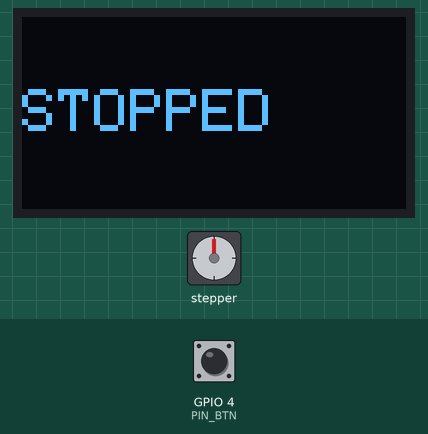
Simulated run of this program. Board: ESP32-C6. Shown: stepper motor, 128×64 one-colour display. Wiring (inferred from the names in the program): stepper motor driver (200 steps per turn assumed): step GPIO 20; direction GPIO 19. The test bench sets the inputs (shaded band); at power-on: GPIO 4 (PIN_BTN) HIGH. What the program prints to the serial monitor is not drawn.

Above: at 1.7 s.
1.8 s: GPIO 4 (PIN_BTN) pulled LOW for 0.15 s
At 1.97 s:
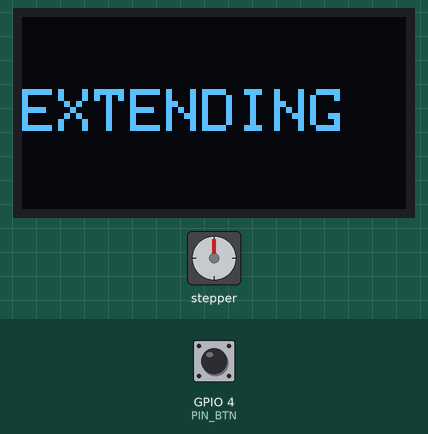
At 12.6 s:
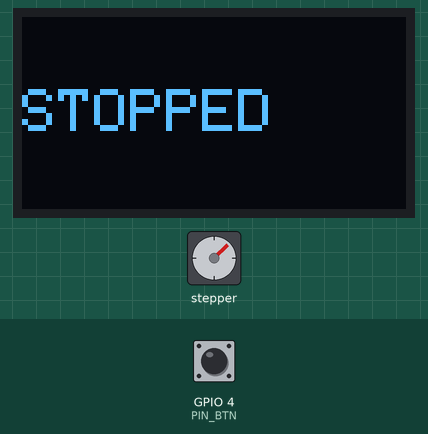
Timing chart, 0 to 14.1 s (numbered marks = the images above; inputs shaded):
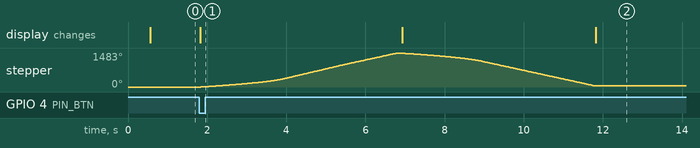

The program:

main.cpp
```cpp
/**
 * button_test — EPD 3D G6
 *
 * MODE button (GPIO4, INPUT_PULLUP, active LOW) triggers a sequence:
 *   Press → extend 5 s → retract 5 s → stop
 *
 * Wiring (Electronics Reference v5.0):
 *   GPIO 20 → ACT1_STEP
 *   GPIO 19 → ACT1_DIR
 *   GPIO 7  → OLED SDA
 *   GPIO 6  → OLED SCL
 *   GPIO 4  → MODE_BTN  (INPUT_PULLUP — do NOT hold at boot)
 *   ENN     → GND       (driver always enabled)
 */

#include <Arduino.h>
#include <Wire.h>
#include <Adafruit_GFX.h>
#include <Adafruit_SSD1306.h>

// ── Pins ─────────────────────────────────────────────────────────────────────
static constexpr uint8_t PIN_STEP = 20;
static constexpr uint8_t PIN_DIR  = 19;
static constexpr uint8_t PIN_BTN  = 4;   // MODE_BTN, active LOW
static constexpr uint8_t PIN_SDA  = 7;
static constexpr uint8_t PIN_SCL  = 6;

// ── OLED ─────────────────────────────────────────────────────────────────────
static Adafruit_SSD1306 gDisplay(128, 64, &Wire, -1);

static void oledShow(const char* status) {
    gDisplay.clearDisplay();
    gDisplay.setTextColor(SSD1306_WHITE);
    gDisplay.setTextSize(2);
    gDisplay.setCursor(0, 24);
    gDisplay.println(status);
    gDisplay.display();
}

// ── Motion ───────────────────────────────────────────────────────────────────
static constexpr uint32_t STEP_PULSE_US   = 20;    // step HIGH pulse width (µs)
static constexpr uint32_t STEP_START_US   = 16000; // starting step period (~60 steps/s)
static constexpr uint32_t STEP_MIN_US     = 4000;  // top-speed step period (~250 steps/s)
static constexpr uint32_t ACCEL_STEPS     = 200;   // steps to ramp from start to top speed
static constexpr uint32_t RUN_DURATION_MS = 5000;  // extend/retract time (ms)

// ── State ────────────────────────────────────────────────────────────────────
enum class RunState { IDLE, EXTENDING, RETRACTING };

static RunState gState        = RunState::IDLE;
static uint32_t gPhaseStart   = 0;
static uint32_t gLastStepUs   = 0;
static uint32_t gStepCount    = 0;   // steps taken in current phase (for ramp)
static bool     gLastBtn      = false;

// ── Helpers ──────────────────────────────────────────────────────────────────
static void motorStart(bool forward) {
    digitalWrite(PIN_DIR, forward ? HIGH : LOW);
    delayMicroseconds(100);
    gPhaseStart = millis();
    gLastStepUs = micros();
    gStepCount  = 0;
    oledShow(forward ? "EXTENDING" : "RETRACTING");
    Serial.printf("%s for %lus\n", forward ? "→ Extending" : "← Retracting", RUN_DURATION_MS / 1000);
}

static void motorStop() {
    oledShow("STOPPED");
    Serial.println("■ Stopped");
}

static void tickMotor() {
    // Linear ramp: interpolate period from STEP_START_US down to STEP_MIN_US
    uint32_t period = (gStepCount < ACCEL_STEPS)
        ? STEP_START_US - (uint32_t)((STEP_START_US - STEP_MIN_US) * gStepCount / ACCEL_STEPS)
        : STEP_MIN_US;

    uint32_t now = micros();
    if (now - gLastStepUs >= period) {
        digitalWrite(PIN_STEP, HIGH);
        delayMicroseconds(STEP_PULSE_US);
        digitalWrite(PIN_STEP, LOW);
        gLastStepUs = micros();
        gStepCount++;
    }
}

// ── Arduino entry points ─────────────────────────────────────────────────────
void setup() {
    Serial.begin(115200);
    delay(500);
    Serial.println("EPD 3D G6 — button test");
    Serial.printf("  Press -> extend %lus -> retract %lus\n", RUN_DURATION_MS / 1000, RUN_DURATION_MS / 1000);

    Wire.begin(PIN_SDA, PIN_SCL);
    gDisplay.begin(SSD1306_SWITCHCAPVCC, 0x3C);
    oledShow("STOPPED");

    pinMode(PIN_STEP, OUTPUT);
    pinMode(PIN_DIR,  OUTPUT);
    pinMode(PIN_BTN,  INPUT_PULLUP);

    digitalWrite(PIN_STEP, LOW);
    digitalWrite(PIN_DIR,  LOW);
}

void loop() {
    const bool pressed = (digitalRead(PIN_BTN) == LOW);

    switch (gState) {

        // ── Waiting for button press ──────────────────────────────────────────
        case RunState::IDLE:
            if (pressed && !gLastBtn) {  // rising edge only
                motorStart(true);
                gState = RunState::EXTENDING;
            }
            break;

        // ── Extending 5 s ────────────────────────────────────────────────────
        case RunState::EXTENDING:
            tickMotor();
            if (millis() - gPhaseStart >= RUN_DURATION_MS) {
                motorStart(false);
                gState = RunState::RETRACTING;
            }
            break;

        // ── Retracting 5 s ───────────────────────────────────────────
        case RunState::RETRACTING:
            tickMotor();
            if (millis() - gPhaseStart >= RUN_DURATION_MS) {
                motorStop();
                gState = RunState::IDLE;
            }
            break;
    }

    gLastBtn = pressed;
}
```

Measured:
- after the input at 1.8 s, stepper: turns 1483° clockwise in 5.0 s, then 1437° counter-clockwise in 5.0 s; the display: changes at once (image 1)
